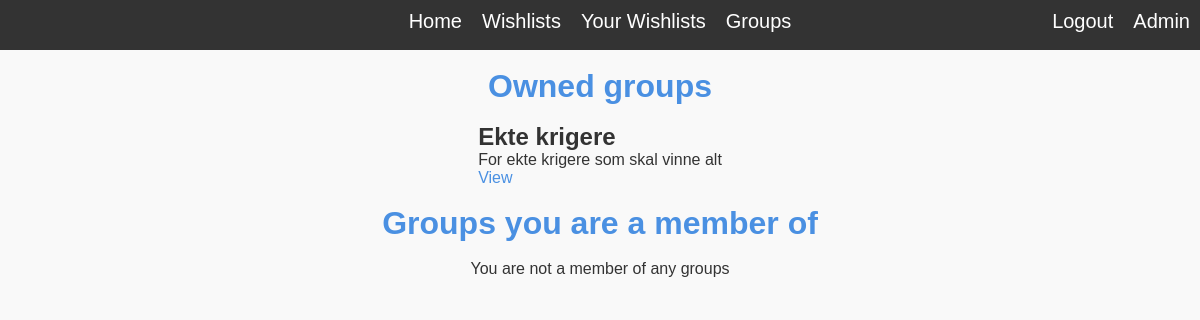
Screenshot of /groups/ (signed in) with the database file from the repository.
### wishlistManager/models.py (models this page shows, shortened)
class WishlistGroup(models.Model):
    name = models.CharField(max_length=100)
    description = models.TextField()
    owner = models.ForeignKey('auth.User', related_name='owned_groups', on_delete=models.CASCADE)
    members = models.ManyToManyField('auth.User', related_name='wishlist_groups')

### wishlistManager/views.py (the view)
# urls.py: path("groups/", views.groups_view, name="groups"),
@login_required
def groups_view(request):
    groups = WishlistGroup.objects.all()
    your_groups = [group for group in groups if request.user in group.members.all() and group.owner != request.user]
    owned_groups = [group for group in groups if group.owner == request.user]
    context = {'group_list': your_groups, 'owned_groups': owned_groups}
    return render(request, 'groups.html', context)

### wishlistManager/templates/groups.html (shortened to what this page needs)
{% extends "base.html" %}
{% load static %}
        {% block content %}
        <h1>Owned groups</h1>
        <br>
        {% for group in owned_groups %}
            <div class= "group">
                <h2>{{ group.name }}</h2>
                {% if group.description %}
                    <p>{{ group.description }}</p>
                {% endif %}
                <a >View</a>
            </div>
            <br>
        {% endfor %}
        <h1>Groups you are a member of</h1>
        <br>
        {% if group_list|length == 0 %}
        <p>You are not a member of any groups</p>
        {% endif %}
        {% endblock %}

### wishlistManager/static/styles/styles.css (style rules this page uses)
* { margin: 0; padding: 0; }
body { font-family: Arial, Helvetica, sans-serif; background-color: #f9f9f9; color: #333; margin:0; padding: 20px; overflow: hidden; }
h1 { color: #4a90e2; }
a { text-decoration: none; color: #4a90e2; }

### rows the page displays
WishlistGroup: name "Ekte krigere", description "For ekte krigere som skal vinne alt"
